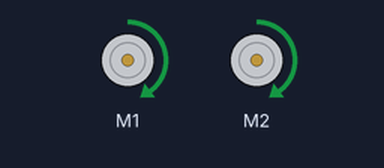
Bench run of a sketch on a simulated Arduino Uno, built with avr-gcc and run on an emulated ATmega328P. On the bench: 2 × DC motor (green arrow = forward, orange = backward, longer = faster).

Above: at 0.2 s.
At 1.9 s:
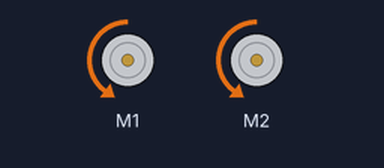
At 2.75 s:
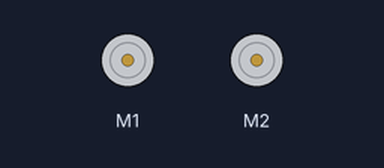
Timing chart, 0 to 3.0 s (numbered marks = the images above):
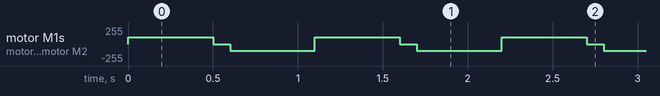

The sketch:

PruebaMotor2.ino
```cpp
#include <Makeblock.h>
#include <SoftwareSerial.h>
#include <Wire.h>

MeDCMotor dcMotor1(M1);
MeDCMotor dcMotor2(M2);

void setup()
{
}

void loop()
{
  dcMotor1.run(100);
  dcMotor2.run(100);
  delay( 500 );
  dcMotor1.stop();
  dcMotor2.stop();
  delay( 100 );
  dcMotor1.run(-100);
  dcMotor2.run(-100);
  delay( 500 );

}
```

Measured:
- by itself, motor M1, motor M2: repeats every 1.1 s: stopped 0.10 s, backward 100/255 0.50 s, forward 100/255 0.50 s
